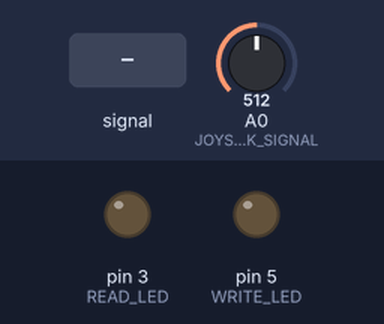
A sketch run on a simulated Arduino Mega 2560, built with avr-gcc and run on an emulated ATmega2560. Parts: output pins drawn as LEDs (lit = HIGH). Dashed ring = blinking. The inputs (shaded band) are chosen by the test bench; at power-on: A0 (JOYSTICK_SIGNAL) = 512.

Above: at 1.2 s.
1.3 s: A0 (JOYSTICK_SIGNAL) fed a 200 Hz sine of ±81 counts around its level
At 1.69 s:
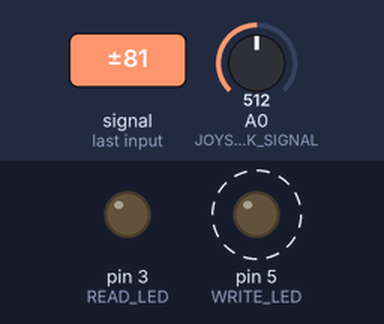
4.3 s: A0 (JOYSTICK_SIGNAL) set to 610
At 5.3 s:
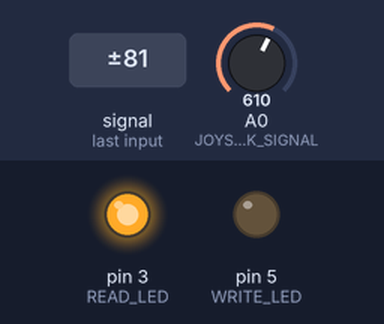
8.3 s: A0 (JOYSTICK_SIGNAL) set to 588
At 9.4 s:
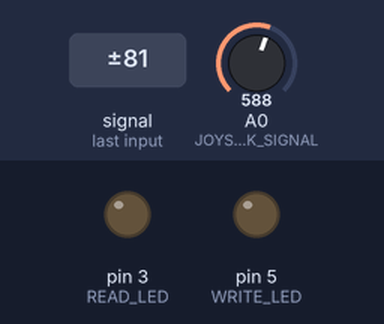
9.8 s: A0 (JOYSTICK_SIGNAL) set to 518
11.3 s: A0 (JOYSTICK_SIGNAL) set to 491
At 11.7 s:
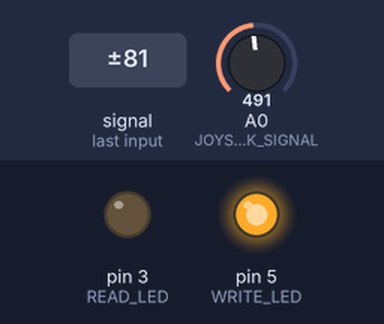
Timing chart, 0 to 13.8 s (numbered marks = the images above; inputs shaded):
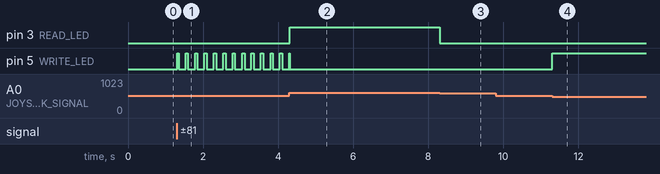

Measured:
- the behaviour switches between 601 and 600 on A0 (JOYSTICK_SIGNAL) (found by bisection; images 2 and 3)
- the behaviour switches between 500 and 499 on A0 (JOYSTICK_SIGNAL) (found by bisection; images 3 and 4)
- after the input at 1.3 s, pin 5 (WRITE_LED): alternates HIGH for 0.06 s and LOW for 0.19 s, starting at once
- after the input at 4.3 s, pin 3 (READ_LED): LOW → HIGH at once
- after the input at 8.3 s, pin 3 (READ_LED): HIGH → LOW at once
- after the input at 9.8 s, every drawn part: stays the same
- after the input at 11.3 s, pin 5 (WRITE_LED): LOW → HIGH at once

The sketch:

sender.ino
```cpp
#define JOYSTICK_SIGNAL A0
#define READ_LED 3
#define WRITE_LED 5

int value;

enum rw_state{
  write = 0,
  read = 1,
  both_on = 2,
  both_off = 3,
};

void set_rw_led_states(rw_state state){
  if (state == write){
    digitalWrite(WRITE_LED, 100);
    digitalWrite(READ_LED, 0);
  }
  else if (state == read){
    digitalWrite(WRITE_LED, 0);
    digitalWrite(READ_LED, 100);
  }
  else if (state == both_off){
    digitalWrite(WRITE_LED, 0);
    digitalWrite(READ_LED, 0);
  }
  else if (state == both_on){
    digitalWrite(WRITE_LED, 1);
    digitalWrite(READ_LED, 1);
  }
}


void setup() {
  pinMode(JOYSTICK_SIGNAL, INPUT);
  pinMode(READ_LED, OUTPUT);
  pinMode(WRITE_LED, OUTPUT);
  Serial.begin(9600);  // to print in console
  Serial1.begin(9600);  // to communicate with second Arduino
}


void loop() {
  value = analogRead(JOYSTICK_SIGNAL);

  if (Serial1.available() > 0){
    Serial.println(String("Got:") + Serial1.readStringUntil("\n"));
  }

  if (value > 600){
    set_rw_led_states(read);
    Serial1.write("RX\n");
  }
  else if (value < 500){
    set_rw_led_states(write);
    Serial1.println("W" + String(int(map(value, 0, 500, 0, 180))) + "\n");
  }
  else{
    set_rw_led_states(both_off);
  }
  delay(10);
}
```
